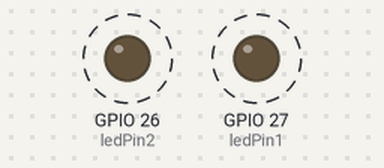
This sketch was run on a simulated ESP32. On the bench: output pins drawn as LEDs (lit = HIGH). Dashed ring = blinking. What the sketch prints to the serial monitor is not drawn.

Above: at 1.2 s.
Timing chart, 0 to 5.6 s (numbered marks = the images above):
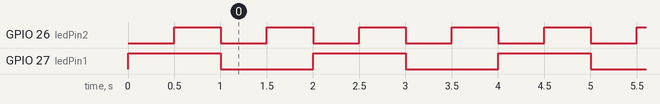

The sketch:

ESP32_Dual_Core.ino
```cpp
/*
===============================================================================
File: Test_ESP32_DeviceName.ino
Date: [29.11.2023]

Description:
   This code can be used in systems where you want to perform two different tasks
concurrently. Both tasks cause an LED to blink at specific time intervals on
ESP32.


Author's Introduction:
  - Name: Sümeyye Derelli
  - Occupation: Embedded Software Developer
  - Contact: smyydrll@gmail.com

===============================================================================
*/


TaskHandle_t Task1;
TaskHandle_t Task2;

// LED pins
const int ledPin1 = 27;
const int ledPin2 = 26;

void setup() {
  Serial.begin(115200);
  pinMode(ledPin1, OUTPUT);
  pinMode(ledPin2, OUTPUT);

  //create a task that will be executed in the Task1code() function, with priority
  //1 and executed on core 0
  xTaskCreatePinnedToCore(
                    Task1code,
                    "Task1",
                    10000,
                    NULL,
                    1,
                    &Task1,
                    0);
  delay(500);

  //create a task that will be executed in the Task2code() function, with priority
  //1 and executed on core 1
  xTaskCreatePinnedToCore(
                    Task2code,
                    "Task2",
                    10000,
                    NULL,
                    1,
                    &Task2,
                    1);
    delay(500);
}

//Task1code: blinks an LED every 1000 ms
void Task1code( void * pvParameters ){
  Serial.print("Task1 running on core ");
  Serial.println(xPortGetCoreID());

  for(;;){
    digitalWrite(ledPin1, HIGH);
    delay(1000);
    digitalWrite(ledPin1, LOW);
    delay(1000);
  }
}

//Task2code: blinks an LED every 700 ms
void Task2code( void * pvParameters ){
  Serial.print("Task2 running on core ");
  Serial.println(xPortGetCoreID());

  for(;;){
    digitalWrite(ledPin2, HIGH);
    delay(500);
    digitalWrite(ledPin2, LOW);
    delay(500);
  }
}

void loop() {

}
```

Measured:
- by itself, GPIO 26 (ledPin2): alternates HIGH for 0.50 s and LOW for 0.50 s
- by itself, GPIO 27 (ledPin1): alternates HIGH for 1.0 s and LOW for 1.0 s
- by itself, everything shown: repeats every 2.0 s, in 6 steps
